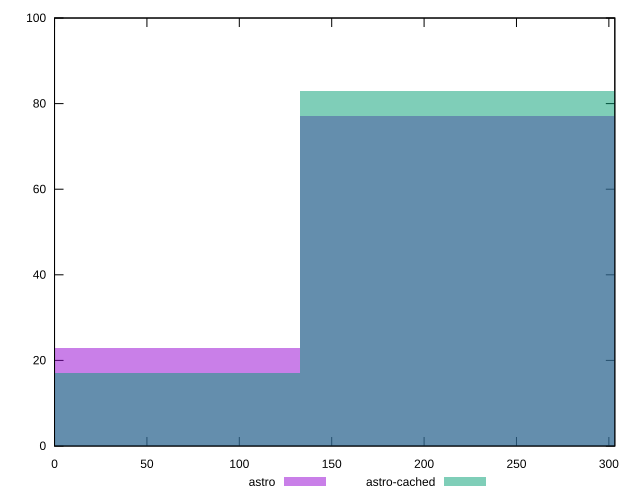

Generate this figure with gnuplot:
reset

$astro <<EOF
265.3050546125493 77
0 23
EOF

$astroCached <<EOF
265.3050546125493 83
0 17
EOF

set key outside below
set boxwidth 265.3050546125493
set xrange [0:303.224]
set yrange [0:100]
set trange [0:100]
set style fill transparent solid 0.5 noborder
set terminal svg size 640, 500 enhanced background rgb 'white'
set output "reports/report_00033_2021-03-01T14-23-16.841Z/uses-rel-preconnect/comparison/histogram/0_vs_1.svg"

plot $astro title "astro" with boxes, \
     $astroCached title "astro-cached" with boxes

reset
